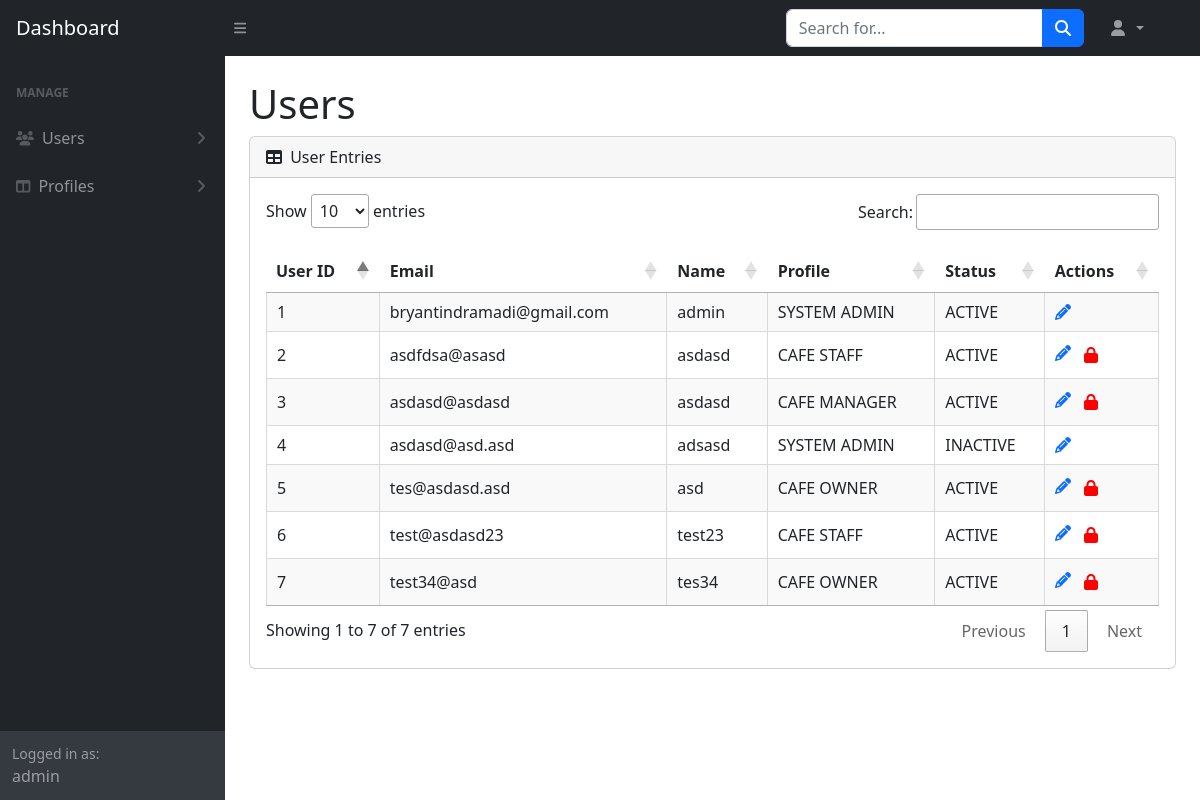
Page /Boundary/ViewUserPage.php (signed in) on the earlier database version.
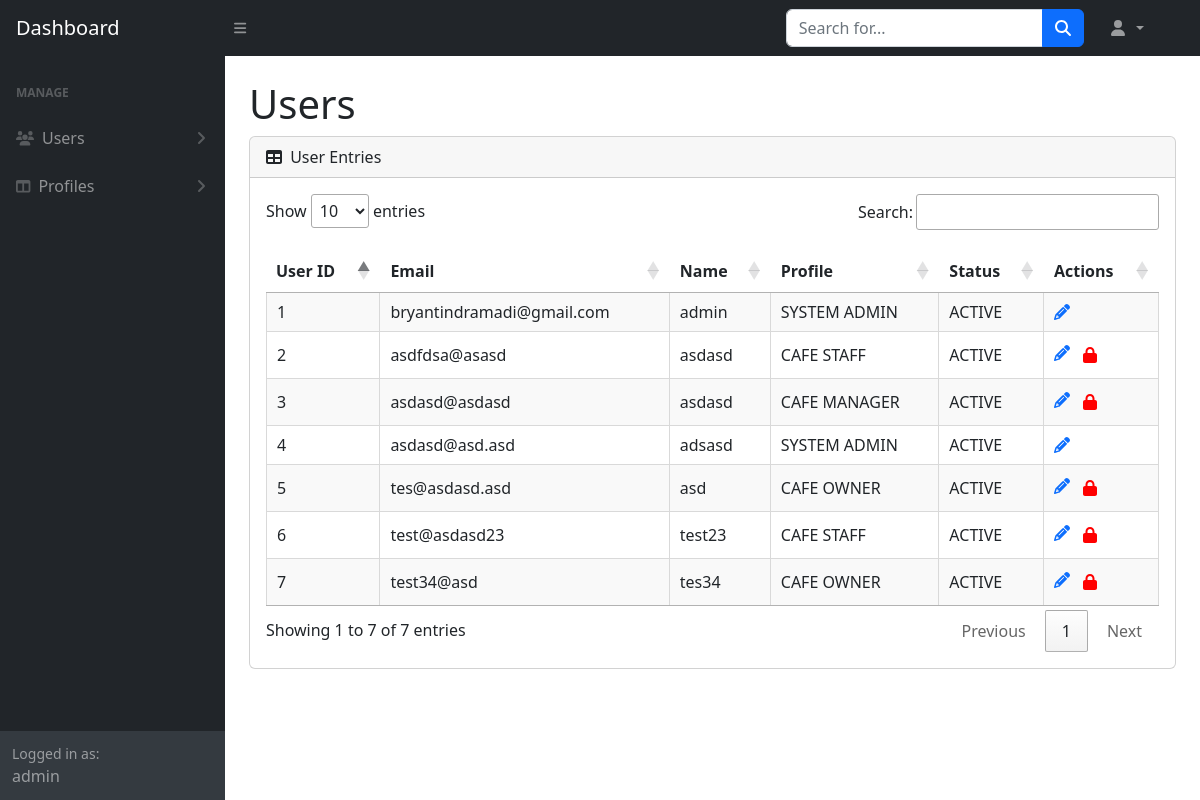
Same page on the later database version.
### tables this page shows
CREATE TABLE `user` (
  `user_id` int(11) NOT NULL,
  `email` varchar(255) NOT NULL,
  `password` varchar(255) NOT NULL,
  `name` varchar(255) NOT NULL,
  `profile_id` int(11) NOT NULL,
  `status` enum('ACTIVE','INACTIVE') NOT NULL
);

CREATE TABLE `profile` (
  `profile_id` int(11) NOT NULL,
  `profile_name` varchar(255) NOT NULL
);

### Entity/User.php (called while the page is built, shortened)
<?php
class User {
    public function getUsers() {
        $DAO = new DAO();
        $connection = $DAO->get_connection();
        $sql = "SELECT `user_id`, `email`, `name`, `profile_name`, `status` FROM `user` LEFT JOIN `profile` ON `user`.`profile_id` = `profile`.`profile_id`";
        return $connection->query($sql);
    }
}
?>

### Controller/SystemAdminViewUserController.php (called while the page is built)
<?php
include_once "../Entity/User.php";
class SystemAdminViewUserController {
    public function getUsers() {
        $user = new User();
        return $user->getUsers();
    }
}
?>

### Boundary/ViewUserPage.php (the view, shortened to what this page needs)
<link rel="stylesheet" href="https://cdn.datatables.net/1.13.6/css/jquery.dataTables.min.css">
<link rel="stylesheet" href="https://cdn.jsdelivr.net/npm/sweetalert2@11/dist/sweetalert2.min.css">
<?php
include_once "../Controller/SystemAdminViewUserController.php";
$viewUserController = new SystemAdminViewUserController();
$allUsers = $viewUserController->getUsers();
?>
<body class="sb-nav-fixed">
    <?php
        if($_SESSION['currentProfile'] == "SYSTEM ADMIN") {
            require "SystemAdminNav.php";
        } else if($_SESSION['currentProfile'] == "CAFE OWNER") {
            require "CafeOwnerNav.php";
        }
    ?>
    <div id="layoutSidenav_content">
        <main>
        <div class="container-fluid px-4">
            <h1 class="mt-4">Users</h1>
            <div class="card mb-4">
                <div class="card-header">
                    <i class="fas fa-table me-1"></i>
                    User Entries
                </div>
                <div class="card-body">
                    <table class="cell-border stripe" id="dataTable" width="100%" cellspacing="0">
                        <thead>
                            <tr>
                                <th>User ID</th>
                                <th>Email</th>
                                <th>Name</th>
                                <th>Profile</th>
                                <th>Status</th>
                                <th>Actions</th>
                            </tr>
                        </thead>
                        <tbody>
                            <?php
                            while ($user = $allUsers->fetch_assoc()) {
                                echo "<tr>
                                        <td>{$user['user_id']}</td>
                                        <td>{$user['email']}</td>
                                        <td>{$user['name']}</td>
                                        <td>{$user['profile_name']}</td>
                                        <td>{$user['status']}</td>
                                        <td>
                                            <a href='UpdateUserPage.php?id={$user['user_id']}'><i class='fas fa-pencil-alt'></i></a>";
                                            if (!($_SESSION['currentProfile'] == "SYSTEM ADMIN" && $user['profile_name'] == "SYSTEM ADMIN")) {
                                                if ($user['status'] == 'ACTIVE') {
                                                    echo "<button class='btn' style='color: red' onclick='confirmSuspend({$user['user_id']})'><i class='fas fa-lock'></i></button>";
                                                } else {
                                                    echo "<button class='btn' style='color: green' onclick='confirmReactivate({$user['user_id']})'><i class='fas fa-lock-open'></i></button>";
                                                }
                                            }
                                        echo "</td>";
                                    echo "</tr>";
                            }
                            ?>
                        </tbody>
                    </table>
                </div>
            </div>
        </div>
        </main>
    </div>
</body>

### Boundary/SystemAdminNav.php (shortened to what this page needs)
<!DOCTYPE html>
<html lang="en">
<head>
    <link href="assets/css/styles.css" rel="stylesheet" />
</head>
<nav class="sb-topnav navbar navbar-expand navbar-dark bg-dark">
    <a class="navbar-brand ps-3" href="SystemAdminDashboardPage.php">Dashboard</a>
    <button class="btn btn-link btn-sm order-1 order-lg-0 me-4 me-lg-0" id="sidebarToggle" href="#!"><i class="fas fa-bars"></i></button>
    <form class="d-none d-md-inline-block form-inline ms-auto me-0 me-md-3 my-2 my-md-0">
        <div class="input-group">
            <input class="form-control" type="text" placeholder="Search for..." aria-label="Search for..." aria-describedby="btnNavbarSearch" />
            <button class="btn btn-primary" id="btnNavbarSearch" type="button"><i class="fas fa-search"></i></button>
        </div>
    </form>
    <form method="post" class="navbar-nav ms-auto ms-md-0 me-3 me-lg-4">
        <ul class="navbar-nav ms-auto ms-md-0 me-3 me-lg-4">
            <li class="nav-item dropdown">
                <a class="nav-link dropdown-toggle" id="navbarDropdown" href="#" role="button" data-bs-toggle="dropdown" aria-expanded="false">
                    <i class="fas fa-user fa-fw"></i>
                </a>
            </li>
        </ul>
    </form>
</nav>
<div id="layoutSidenav">
    <div id="layoutSidenav_nav">
        <nav class="sb-sidenav accordion sb-sidenav-dark" id="sidenavAccordion">
            <div class="sb-sidenav-menu">
                <div class="nav">
                    <div class="sb-sidenav-menu-heading">Manage</div>
                    <a class="nav-link collapsed" href="#" data-bs-toggle="collapse" data-bs-target="#collapseLayouts" aria-expanded="false" aria-controls="collapseLayouts">
                        <div class="sb-nav-link-icon"><i class="fas fa-users"></i></div>
                        Users
                        <div class="sb-sidenav-collapse-arrow"><i class="fas fa-angle-down"></i></div>
                    </a>
                    <a class="nav-link collapsed" href="#" data-bs-toggle="collapse" data-bs-target="#collapseLayouts2" aria-expanded="false" aria-controls="collapseLayouts">
                        <div class="sb-nav-link-icon"><i class="fas fa-columns"></i></div>
                        Profiles
                        <div class="sb-sidenav-collapse-arrow"><i class="fas fa-angle-down"></i></div>
                    </a>
                </div>
            </div>
            <div class="sb-sidenav-footer">
                <div class="small">Logged in as:</div>
                <?php echo $_SESSION['currentName']; ?>
            </div>
        </nav>
    </div>
</html>

Differences in the rows shown:
changed user "asdasd@asd.asd": status "INACTIVE" → "ACTIVE"
